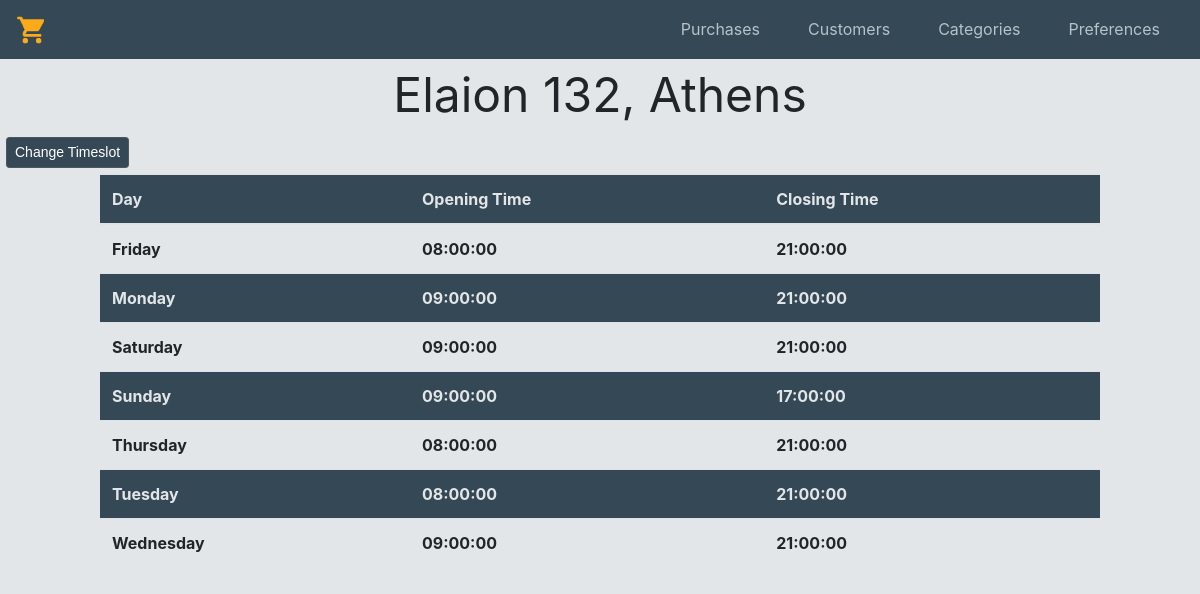
The page /opening_hours.php?storeid=11 on the database its author committed.
### tables this page shows
CREATE TABLE `store` (
  `storeid` int(4) NOT NULL,
  `street_name` varchar(30) NOT NULL,
  `street_number` decimal(3,0) NOT NULL,
  `city` varchar(30) NOT NULL,
  `zip` decimal(5,0) NOT NULL,
  `sq_meters` decimal(6,1) NOT NULL
);

CREATE TABLE `opening_hours` (
  `storeid` int(4) NOT NULL,
  `day` varchar(9) NOT NULL,
  `start_time` time NOT NULL,
  `end_time` time NOT NULL
);

### src/opening_hours.php (the view, shortened to what this page needs)
<?php include 'templates/header.php';?>
<div style = "text-align :center"><font size = "350px">
<?php
$conn = mysqli_connect('192.168.99.100', 'root', 'root', 'supermarketdb');
if(isset($_GET['storeid'])){
    $myvar = $_GET['storeid'] ;
    $sl = 'SELECT * FROM opening_hours WHERE storeid ='. $myvar;
    $r1t = mysqli_query($conn, $sl);
    $r3g = mysqli_fetch_all($r1t, MYSQLI_ASSOC);
    $sl1 = 'SELECT * FROM store WHERE storeid ='. $myvar;
    $r1t1 = mysqli_query($conn, $sl1);
    $r3g1 = mysqli_fetch_array($r1t1, MYSQLI_ASSOC);
}
echo $r3g1['street_name'].' '.$r3g1['street_number'].', '.$r3g1['city'];
?>
</font>
</div>
<div class="btn-group btn-group-sm" role="group" aria-label="Basic example">
<a href="up_ts.php" class="btn btn-secondary btn-sm active" role="button"style="background-color:#354856;">Change Timeslot</a>
</div>
<div class="col - 9">
            <table  class="table table-hover" style = "width:1000px; margin-left:auto; margin-right:auto;">
                <thead>
                <tr>
                        <th scope="col">Day</th>
                        <th scope="col">Opening Time</th>
                        <th scope="col">Closing Time</th>
                    </tr>
                </thead>
                <tbody>
                <?php foreach($r3g as $day){?>
                    <tr>
                        <th scope="col"><?php echo $day['day'];?></th>
                        <th scope="col"><?php echo $day['start_time'];?></th>
                        <th scope="col"><?php echo $day['end_time'];?></th>
                    </tr>
                <?}?>
                </tbody>
            </table>
        </div>

### src/templates/style.css (style rules this page uses)
table tr:nth-child(even), thead { background-color: #354856; color:#e3e6e8; }
.active { font-family: arial, verdana; font-size: 12px; padding: 8px 14px 6px 14px; margin: 3px; background-color: #404040; text-decoration: none; border-radius: 3px; margin: 6px; color: #FFF; }

### rows shown on the page
store: street_name "Elaion", street_number "132", city "Athens"
opening_hours: day "Friday", start_time "08:00:00", end_time "21:00:00"
opening_hours: day "Monday", start_time "09:00:00", end_time "21:00:00"
opening_hours: day "Saturday", start_time "09:00:00", end_time "21:00:00"
opening_hours: day "Sunday", start_time "09:00:00", end_time "17:00:00"
opening_hours: day "Thursday", start_time "08:00:00", end_time "21:00:00"
opening_hours: day "Tuesday", start_time "08:00:00", end_time "21:00:00"
opening_hours: day "Wednesday", start_time "09:00:00", end_time "21:00:00"
